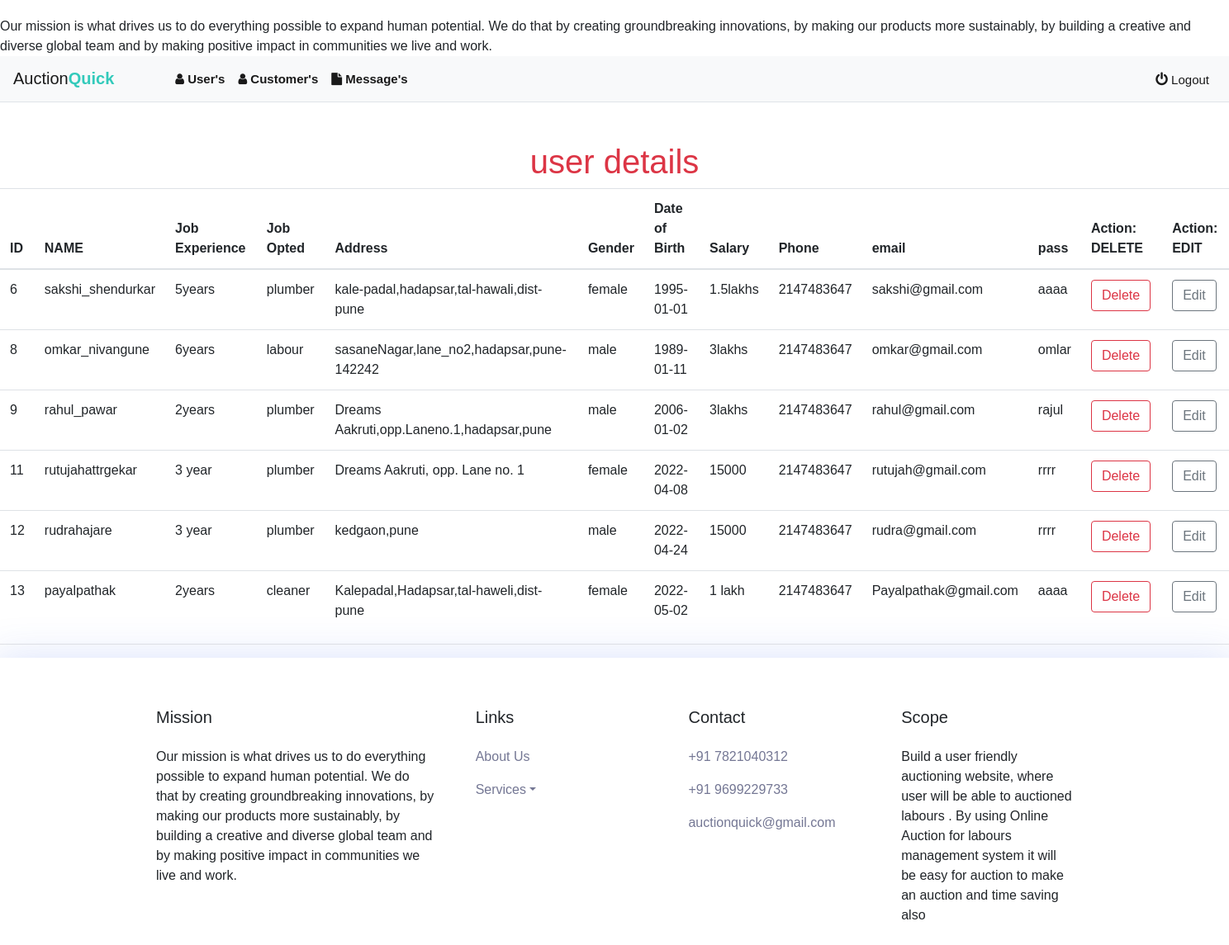
Screenshot of /admin/users.php (signed in) with the database file from the repository.
### tables this page shows
CREATE TABLE `users` (
  `id` int(11) NOT NULL,
  `db_name` varchar(20) NOT NULL,
  `db_jobExperience` varchar(20) NOT NULL,
  `db_jobOpted` varchar(20) NOT NULL,
  `db_address` varchar(50) NOT NULL,
  `db_gender` varchar(6) NOT NULL,
  `db_dob` date NOT NULL,
  `db_salary` varchar(10) NOT NULL,
  `db_phone` int(10) NOT NULL,
  `db_email` varchar(50) NOT NULL,
  `db_pass` varchar(20) NOT NULL
);

### admin/users.php (the view, shortened to what this page needs)
<?php
include('../dbconnection.php');
?>
<!DOCTYPE html>
<html>
<head>
    <link rel="stylesheet" href="https://maxcdn.bootstrapcdn.com/bootstrap/4.5.0/css/bootstrap.min.css">
       <link rel="stylesheet" href="https://cdnjs.cloudflare.com/ajax/libs/magnific-popup.js/1.1.0/magnific-popup.min.css" />
    <link rel="stylesheet" href="https://cdnjs.cloudflare.com/ajax/libs/font-awesome/4.7.0/css/font-awesome.min.css">
<link rel="stylesheet" type="text/css" href="../style.css">
</head>
<body >
<marquee>Our mission is what drives us to do everything possible to expand human potential. We do that   by creating groundbreaking innovations, by making  our products more sustainably, by building a creative and  diverse global team and by making positive impact in communities we live and work.</marquee>
<nav class="navbar navbar-expand-lg navbar-light bg-light">
    <a href="" class="navbar-brand">Auction<b>Quick</b></a>
<ul class="navbar-nav mr-auto">
    <li class="nav-item active">
        <a class="nav-link" href="users.php"><b><i class="fa fa-user" aria-hidden="true"></i> User's</b></a>
    </li>
    <li class="nav-item active">
        <a class="nav-link" href="customers.php"><b><i class="fa fa-user" aria-hidden="true"></i> Customer's</b></a>
    </li>
    <li class="nav-item active">
        <a class="nav-link" href="messages.php"><b><i class="fa fa-file" aria-hidden="true"></i> Message's</b></a>
    </li>
</ul>
    <ul class="navbar-nav ml-auto">
         <li class="nav-item active">
          <a class="nav-link" href="../logout.php"><i class="fa fa-power-off " style="font-size: 17px;"></i> Logout</a>
        </li>
      </ul>
  </nav>
  <div class="text-danger mt-5" style="text-align : center">
    <h1>user details</h1>
  </div>
<div class="">
        <?php
          $sql = "select * from users";
          $result = mysqli_query($conn,$sql);
          if(mysqli_num_rows($result) > 0){
              echo '<table class="table ">';
                  echo"<thead>";
                      echo"<tr>";
                          echo"<th>ID</th>";
                          echo"<th>NAME</th>";
                          echo"<th>Job Experience</th>";
                          echo"<th>Job Opted</th>";
                          echo"<th>Address</th>";
                          echo"<th>Gender </th>";
                          echo"<th>Date of Birth</th>";
                          echo"<th>Salary</th>";
                          echo"<th>Phone</th>";
                          echo"<th>email</th>";
                          echo"<th>pass</th>";
                          echo"<th>Action: DELETE</th>";
                          echo"<th>Action: EDIT</th>";
                      echo"</tr>";
                  echo"</thead>";
              echo"<tbody>";
                  while($row = mysqli_fetch_assoc($result)){
                      echo"<tr>";
                          echo"<td>" . $row["id"] . "</td>";
                          echo"<td>" . $row["db_name"] . "</td>";
                          echo"<td>" . $row["db_jobExperience"] . "</td>";
                          echo"<td>" . $row["db_jobOpted"] . "</td>";
                          echo"<td>" . $row["db_address"] . "</td>";
                          echo"<td>" . $row["db_gender"] . "</td>";
                          echo"<td>" . $row["db_dob"] . "</td>";
                          echo"<td>" . $row["db_salary"] . "</td>";
                          echo"<td>" . $row["db_phone"] . "</td>";
                          echo"<td>" . $row["db_email"] . "</td>";
                          echo"<td>" . $row["db_pass"] . "</td>";
                          echo'<td><form action="" method="post">
                        <input type="hidden" name="id" value=' . $row['id'] . '>
                        <input type="submit" class="btn ntn-sm btn-outline-danger"
                        name="rDelete" value="Delete"></form></td>';
                          echo'<td><form action="updateUsers.php" method="post">
                        <input type="hidden" name="id" value=' . $row['id'] . '>
                        <input type="submit" class="btn ntn-sm btn-outline-secondary"
                        name="rEdit" value="Edit" ></form></td>';
                      echo"</tr>";
                }
              echo"</tbody>";
              echo"</table>";
          }else{
              echo" Empty";
          }
        ?>
        <hr>
</div>
<link href="https://maxcdn.bootstrapcdn.com/font-awesome/4.7.0/css/font-awesome.min.css" rel="stylesheet" />
<footer class="footer_area section_padding_130_0">
<div class="container">
<div class="row">
<div class="col-12 col-sm-6 col-lg-4">
<div class="single-footer-widget section_padding_0_130">
<h5 class="widget-title">Mission</h5>
<p>Our mission is what drives us to do everything possible to expand human potential. We do that   by creating groundbreaking innovations, by making  our products more sustainably, by building a creative and  diverse global team and by making positive impact in communities we live and work.</p>
</div>
</div>
<div class="col-12 col-sm-6 col-lg">
<div class="single-footer-widget section_padding_0_130">
<h5 class="widget-title">Links</h5>
<div class="footer_menu">
<ul>
<li><a href="#">About Us</a></li>
<li class="dropdown">
<a href="#" data-toggle="dropdown" role="button" id="drop5" class="dropdown-toggle">Services<b class="caret"></b></a>
</li>
</ul>
</div>
</div>
</div>
<div class="col-12 col-sm-6 col-lg">
<div class="single-footer-widget section_padding_0_130">
<h5 class="widget-title">Contact</h5>
<div class="footer_menu">
<ul>
<li><a href="tel:+91 7821040312">+91 7821040312</a></li>
<li><a href="tel:+91 9699229733">+91 9699229733</a></li>
<li><a href="sakshishendurkar@gmail.com">auctionquick@gmail.com</a></li>
</ul>
</div>
</div>
</div>
<div class="col-12 col-sm-6 col-lg">
<div class="single-footer-widget section_padding_0_130">
<h5 class="widget-title">Scope</h5>
<p>Build a user friendly auctioning website, where user will be able to auctioned labours . By using Online Auction for labours  management system it will be easy for auction to make an auction and time saving also</p>
</div>
</div>
</div>
 </div>
</footer>
</body>
</html>

### style.css (style rules this page uses)
body { font-family: 'Varela Round', sans-serif; }
.navbar { background: #fff; padding-left: 16px; padding-right: 16px; border-bottom: 1px solid #dfe3e8; border-radius: 0; }
.navbar .navbar-brand { padding-left: 0; font-size: 20px; padding-right: 50px; }
.navbar .navbar-brand b { color: #33cabb; }
.navbar a { color: #888; font-size: 15px; }
.navbar a, .navbar a:active { color: #888; padding: 8px 20px; background: transparent; line-height: normal; }
body { margin-top:20px; }
.footer_area { position: relative; z-index: 1; overflow: hidden; box-shadow: 0 8px 48px 8px rgba(47, 91, 234, 0.175); padding:60px; }
.footer_area .row { margin-left: -25px; margin-right: -25px; }
.footer_area .row .col, .footer_area .row .col-1, .footer_area .row .col-10, .footer_area .row .col-11, .footer_area .row .col-12, .footer_area .row .col-2, .footer_area .row .col-3, .footer_area .row .col-4, .footer_area .row .col-5, .footer_area .row .col-6, .footer_area .row .col-7, .footer_area .row .col-8, .footer_area .row .col-9, .footer_area .row .col-auto, .footer_area .row .col-lg, .footer_area .row .col-lg-1, .footer_area .row .col-lg-10, .footer_area .row .col-lg-11, .footer_area .row .col-lg-12, .footer_area .row .col-lg-2, .footer_area .row .col-lg-3, .footer_area .row .col-lg-4, .footer_area .row .col-lg-5, .footer_area .row .col-lg-6, .footer_area .row .col-lg-7, .footer_area .row .col-lg-8, .footer_area .row .col-lg-9, .footer_area .row .col-lg-auto, .footer_area .row .col-md, .footer_area .row .col-md-1, .footer_area .row .col-md-10, .footer_area .row .col-md-11, .footer_area .row .col-md-12, .footer_area .row .col-md-2, .footer_area .row .col-md-3, .footer_area .row .col-md-4, .footer_area .row .col-md-5, .footer_area .row .col-md-6, .footer_area .row .col-md-7, .footer_area .row .col-md-8, .footer_area .row .col-md-9, .footer_area .row .col-md-auto, .footer_area .row .col-sm, .footer_area .row .col-sm-1, .footer_area .row .col-sm-10, .footer_area .row .col-sm-11, .footer_area .row .col-sm-12, .footer_area .row .col-sm-2, .footer_area .row .col-sm-3, .footer_area .row .col-sm-4, .footer_area .row .col-sm-5, .footer_area .row .col-sm-6, .footer_area .row .col-sm-7, .footer_area .row .col-sm-8, .footer_area .row .col-sm-9, .footer_area .row .col-sm-auto, .footer_area .row .col-xl, .footer_area .row .col-xl-1, .footer_area .row .col-xl-10, .footer_area .row .col-xl-11, .footer_area .row .col-xl-12, .footer_area .row .col-xl-2, .footer_area .row .col-xl-3, .footer_area .row .col-xl-4, .footer_area .row .col-xl-5, .footer_area .row .col-xl-6, .footer_area .row .col-xl-7, .footer_area .row .col-xl-8, .footer_area .row .col-xl-9, .footer_area .row .col-xl-auto { padding-right: 25px; padding-left: 25px; }
.single-footer-widget { position: relative; z-index: 1; }
.single-footer-widget .widget-title { margin-bottom: 1.5rem; }
.single-footer-widget .footer_menu li a { color: #747794; margin-bottom: 1rem; display: block; font-size: 1rem; }
.single-footer-widget .footer_menu li:last-child a { margin-bottom: 0; }
ol li, ul li { list-style: none; }
ol, ul { margin: 0; padding: 0; }

### rows the page displays
users: id "6", db_name "sakshi_shendurkar", db_jobExperience "5years", db_jobOpted "plumber", db_address "kale-padal,hadapsar,tal-hawali,dist-pune", db_gender "female", db_dob "1995-01-01", db_salary "1.5lakhs", db_phone "2147483647", db_email "sakshi@gmail.com", db_pass "aaaa"
users: id "8", db_name "omkar_nivangune", db_jobExperience "6years", db_jobOpted "labour", db_address "sasaneNagar,lane_no2,hadapsar,pune-142242", db_gender "male", db_dob "1989-01-11", db_salary "3lakhs", db_phone "2147483647", db_email "omkar@gmail.com", db_pass "omlar"
users: id "9", db_name "rahul_pawar", db_jobExperience "2years", db_jobOpted "plumber", db_address "Dreams Aakruti,opp.Laneno.1,hadapsar,pune", db_gender "male", db_dob "2006-01-02", db_salary "3lakhs", db_phone "2147483647", db_email "rahul@gmail.com", db_pass "rajul"
users: id "11", db_name "rutujahattrgekar", db_jobExperience "3 year", db_jobOpted "plumber", db_address "Dreams Aakruti, opp. Lane no. 1", db_gender "female", db_dob "2022-04-08", db_salary "15000", db_phone "2147483647", db_email "rutujah@gmail.com", db_pass "rrrr"
users: id "12", db_name "rudrahajare", db_jobExperience "3 year", db_jobOpted "plumber", db_address "kedgaon,pune", db_gender "male", db_dob "2022-04-24", db_salary "15000", db_phone "2147483647", db_email "rudra@gmail.com", db_pass "rrrr"
users: id "13", db_name "payalpathak", db_jobExperience "2years", db_jobOpted "cleaner", db_address "Kalepadal,Hadapsar,tal-haweli,dist-pune", db_gender "female", db_dob "2022-05-02", db_salary "1 lakh", db_phone "2147483647", db_email "Payalpathak@gmail.com", db_pass "aaaa"
